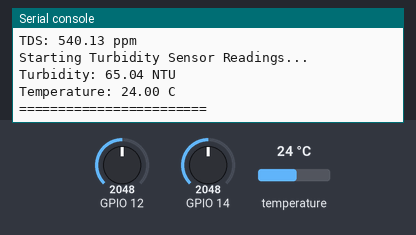
Bench run of a program on a simulated ESP32 board running MicroPython. Parts: the last lines printed to the serial console. Inputs (shaded band) come from the test bench; at power-on: temperature 24 °C, GPIO 12 = 2048, GPIO 14 = 2048 (analog values on the 0–4095 scale). Threads take turns every 2 ms.

Above: at 1.2 s.
1.3 s: temperature set to 12 °C
At 2.6 s:
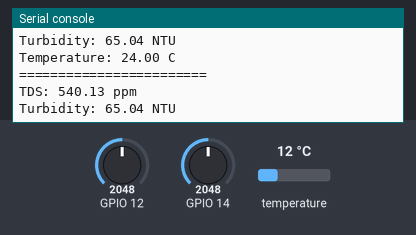
2.8 s: GPIO 12 set to 2866
At 4.23 s:
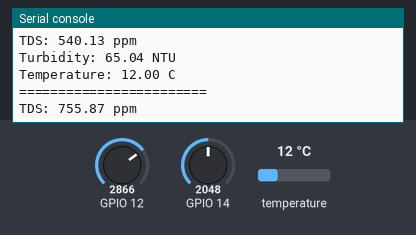
4.3 s: GPIO 14 set to 2866
At 5.6 s:
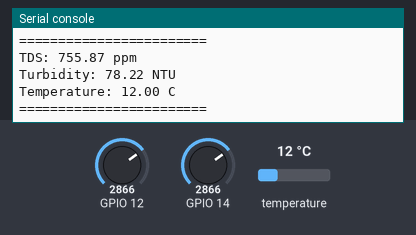
5.8 s: temperature set to 19 °C
At 7.2 s:
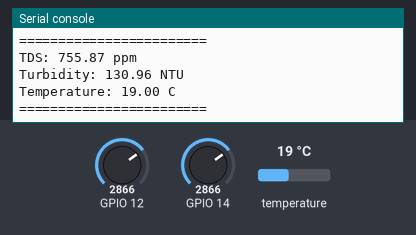
7.3 s: GPIO 12 set to 3603
At 8.7 s:
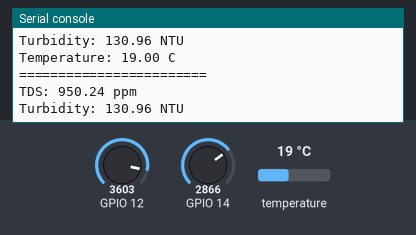
8.8 s: GPIO 14 set to 3603
At 10.3 s:
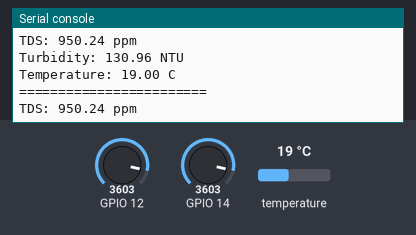
Timing chart, 0 to 11.3 s (numbered marks = the images above; inputs shaded):
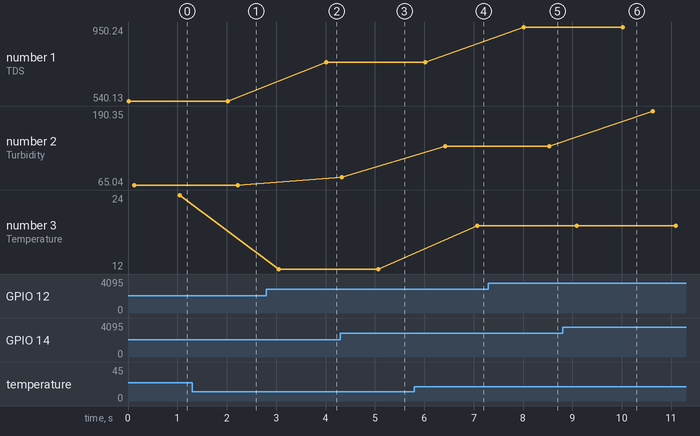

Measured:
- after the input at 2.8 s, the serial console: prints a new line after 1.2 s (image 2)
- after the input at 4.3 s, the serial console: prints a new line at once (image 3)
- after the input at 5.8 s, the serial console: prints a new line after 1.3 s (image 4)
- after the input at 7.3 s, the serial console: prints a new line after 0.72 s (image 5)
- plotted number 1: 540.13 → 755.87 after the input at 2.8 s, 755.87 → 950.24 after the input at 7.3 s
- plotted number 2: 65.04 → 78.22 after the input at 4.3 s, 130.96 → 190.35 after the input at 8.8 s
- plotted number 3: 12 → 19 after the input at 5.8 s

The program:

main.py
```python
from temp_class import TempSensor
from tdss import TDSSensor
from thread_manager import start_thread  # Import the threading function
import time
from tbd import TBD  # from tbd import


def temp(delay_temp):
    """
    Temperature monitoring function to be run in a separate thread.

    :param delay_temp: Delay between readings in milliseconds.
    """
    data_pin_temp = 2
    # Initialize TempSensor with delay_temp
    sensor = TempSensor(data_pin_temp, delay_temp)
    sensor.start_continuous_reading()
    print("========================")  # Start continuous reading


def tds(delay_tds):
    """
    TDS monitoring function to be run in a separate thread.

    :param delay_tds: Delay between readings in seconds.
    """
    try:
        ADC_PIN = 12  # GPIO12 (D12)
        # Example calibration factor (adjust as needed)
        CALIBRATION_FACTOR = 300.0
        READ_INTERVAL = delay_tds  # Read interval in seconds

        # Instantiate the TDSSensor with desired parameters
        tds_sensor = TDSSensor(
            adc_pin_num=ADC_PIN,
            calibration_factor=CALIBRATION_FACTOR,
            read_interval=READ_INTERVAL
        )

        tds_sensor.start_monitoring()  # Start monitoring TDS
        while True:
            tds_value = tds_sensor.read_tds()
            if tds_value is not None:
                print(f"TDS Value: {tds_value} ppm")
            else:
                print("No TDS sensor found!")
            time.sleep(READ_INTERVAL)
    except Exception as e:
        print(f"Error in tds thread: {e}")


def tbdt(delay_turbidity):
    """
    Turbidity monitoring function to be run in a separate thread.

    :param delay_turbidity: Delay between readings in seconds.
    """
    # Initialize the Turbidity Sensor with the desired delay and calibration constants
    # turbidity_sensor = TBD(delay=delay_turbidity,
    #                        calibration_a=1.0, calibration_b=0.0)
    # In main.py, within tbdt function
    turbidity_sensor = TBD(delay=delay_turbidity, calibration_a=100, calibration_b=-100)

    turbidity_sensor.start_continuous_reading()


# Start threads with appropriate delays

# adc pin = 2
start_thread(temp, 1000)

# White sensor
# 5V VCC
# Gnd
# adc pin = 12
start_thread(tds, 2)

# 5V VCC
# Gnd
# adc_pin = 14
start_thread(tbdt, 2)


# Start TDS thread with 2-second delay
# Keep the main thread alive to allow background threads to run
try:
    while True:
        time.sleep(1)  # Sleep to reduce CPU usage
except KeyboardInterrupt:
    print("Program terminated by user.")
```

temp_class.py
```python
# from machine import Pin
# import onewire
# import ds18x20
# import time

# class TempSensor:
#     def __init__(self, data_pin, delay):  # Default delay of 750ms
#         self.data_pin = data_pin
#         self.ow = onewire.OneWire(Pin(self.data_pin))
#         self.ds = ds18x20.DS18X20(self.ow)
#         self.delay = delay
#         self.roms = self.ds.scan()
#         if not self.roms:
#             # print("No sensors found!")
#             self.sensor_available = False
#         else:
#             print("Found devices:", self.roms)
#             self.sensor_available = True

#     def read_temperature(self):
#         if self.sensor_available:
#             self.ds.convert_temp()
#             time.sleep_ms(self.delay)
#             if self.roms:
#                 temp_c = self.ds.read_temp(self.roms[0])
#                 return temp_c
#             else:
#                 return None
#         else:
#             return None

#     def start_continuous_reading(self):
#         if self.sensor_available:
#             try:
#                 while True:
#                     temperature = self.read_temperature()
#                     if temperature is not None:
#                         print(f"Temperature: {temperature:.2f} C")
#                     else:
#                         print("Failed to read temperature.")
#                     time.sleep_ms(self.delay)  # Use sleep in milliseconds
#             except KeyboardInterrupt:
#                 print("Exiting...")
#         else:
#             print("No temperature sensor found!")


# temp_class.py
from machine import Pin
import onewire
import ds18x20
import time
from onewire import OneWireError

class TempSensor:
    def __init__(self, data_pin, delay):  # Default delay of 750ms
        self.data_pin = data_pin
        self.ow = onewire.OneWire(Pin(self.data_pin))
        self.ds = ds18x20.DS18X20(self.ow)
        self.delay = delay
        self.roms = self.ds.scan()
        if not self.roms:
            self.sensor_available = False
        else:
            # print("Found devices:", self.roms)
            self.sensor_available = True

    def read_temperature(self):
        if self.sensor_available:
            try:
                self.ds.convert_temp()
                time.sleep_ms(self.delay)
                if self.roms:
                    temp_c = self.ds.read_temp(self.roms[0])
                    return temp_c
                else:
                    return None
            except OneWireError as e:
                print(f"OneWireError during temperature read: {e}")
                return None
            except Exception as e:
                print(f"Unexpected error during temperature read: {e}")
                return None
        else:
            return None

    def start_continuous_reading(self):
        if self.sensor_available:
            try:
                while True:
                    temperature = self.read_temperature()
                    if temperature is not None:
                        print(f"Temperature: {temperature:.2f} C")
                        print("========================")
                    else:
                        print("Failed to read temperature.")
                    time.sleep_ms(self.delay)  # Use sleep in milliseconds
            except KeyboardInterrupt:
                print("Exiting temperature monitoring...")
            except Exception as e:
                print(f"Error in temperature monitoring thread: {e}")
        else:
            print("No temperature sensor found!")
```

tdss.py
```python
import machine
import time

class TDSSensor:
    def __init__(self, adc_pin_num=12, calibration_factor=1.0, read_interval=2):
        """
        Initializes the TDS Sensor.

        :param adc_pin_num: GPIO pin number connected to the TDS sensor's analog output (default: 12)
        :param calibration_factor: Factor to convert voltage to TDS (ppm) (default: 1.0)
        :param read_interval: Time between readings in seconds (default: 2)
        """
        self.adc_pin_num = adc_pin_num
        self.calibration_factor = calibration_factor
        self.read_interval = read_interval

        # Initialize ADC
        self.adc = machine.ADC(machine.Pin(self.adc_pin_num))
        self.adc.atten(machine.ADC.ATTN_11DB)  # ~0 - 3.6V
        self.adc.width(machine.ADC.WIDTH_12BIT)  # 12-bit resolution

    def read_adc_value(self):
        """
        Reads the raw ADC value from the TDS sensor.

        :return: Raw ADC value (integer)
        """
        adc_value = self.adc.read()
        return adc_value

    def convert_adc_to_voltage(self, adc_value):
        """
        Converts ADC value to voltage.

        :param adc_value: Raw ADC value
        :return: Voltage in volts (float)
        """
        max_adc = 4095  # 12-bit ADC
        max_voltage = 3.6  # Maximum voltage corresponding to ADC max value
        voltage = (adc_value / max_adc) * max_voltage
        return voltage

    def calculate_tds(self, voltage):
        """
        Converts voltage to TDS (ppm).

        :param voltage: Voltage in volts
        :return: TDS value in ppm (float)
        """
        tds = voltage * self.calibration_factor
        return tds

    def get_tds_reading(self):
        """
        Performs a single TDS reading.

        :return: Tuple containing (adc_value, voltage, tds)
        """
        adc_value = self.read_adc_value()
        voltage = self.convert_adc_to_voltage(adc_value)
        tds = self.calculate_tds(voltage)
        return adc_value, voltage, tds

    def start_monitoring(self):
        """
        Starts continuous TDS monitoring and prints the readings to the serial console.
        """
        print("Starting TDS Monitoring...")
        try:
            while True:
                adc_value, voltage, tds = self.get_tds_reading()
                # print(f"ADC Value: {adc_value} | Voltage: {voltage:.2f} V | TDS: {tds:.2f} ppm")
                print(f"TDS: {tds:.2f} ppm")
                time.sleep(self.read_interval)
        except KeyboardInterrupt:
            print("\nTDS Monitoring Stopped.")
```

thread_manager.py
```python
# thread_manager.py
import _thread

def start_thread(target, arg):
    """
    Starts a new thread to run the target function with the given argument.

    :param target: The function to run in the thread.
    :param arg: The argument to pass to the target function.
    """
    try:
        _thread.start_new_thread(target, (arg,))
    except Exception as e:
        print(f"Error starting thread for {target.__name__}: {e}")
```

tbd.py
```python
# tbd.py

from machine import ADC, Pin
import time

class TBD:
    def __init__(self, delay=1.0, adc_pin=14, attenuation=ADC.ATTN_11DB, width=ADC.WIDTH_12BIT, calibration_a=100.0, calibration_b=-100.0):
        """
        Initializes the Turbidity Sensor.

        :param delay: Delay between samples in seconds.
        :param adc_pin: GPIO pin number connected to the sensor's analog output.
        :param attenuation: ADC attenuation setting.
        :param width: ADC resolution.
        :param calibration_a: Calibration coefficient 'a' for turbidity calculation.
        :param calibration_b: Calibration coefficient 'b' for turbidity calculation.
        """
        self.delay = delay
        self.calibration_a = calibration_a
        self.calibration_b = calibration_b

        # Initialize ADC
        self.adc = ADC(Pin(adc_pin))
        self.adc.atten(attenuation)
        self.adc.width(width)

    def read_voltage_average(self, samples=10, delay_between=0.01):
        """
        Reads the ADC value multiple times and returns the averaged voltage.

        :return: Averaged voltage in volts.
        """
        total = 0
        for _ in range(samples):
            total += self.adc.read()
            time.sleep(delay_between)
        average_raw = total / samples
        voltage = average_raw * 3.3 / 4095
        return voltage

    def convert_voltage_to_turbidity(self, voltage):
        """
        Converts the voltage reading to turbidity in NTU.

        :param voltage: Voltage in volts.
        :return: Turbidity in NTU.
        """
        turbidity = (self.calibration_a * voltage) + self.calibration_b
        return turbidity

    def start_continuous_reading(self):
        """
        Starts continuous reading of turbidity values with the specified delay.
        This method is intended to be run in a separate thread.
        """
        print("Starting Turbidity Sensor Readings...")
        try:
            while True:
                voltage = self.read_voltage_average()
                turbidity = self.convert_voltage_to_turbidity(voltage)
                print(f"Turbidity: {turbidity:.2f} NTU")
                time.sleep(self.delay)
        except Exception as e:
            print(f"Turbidity Sensor Error: {e}")
```
